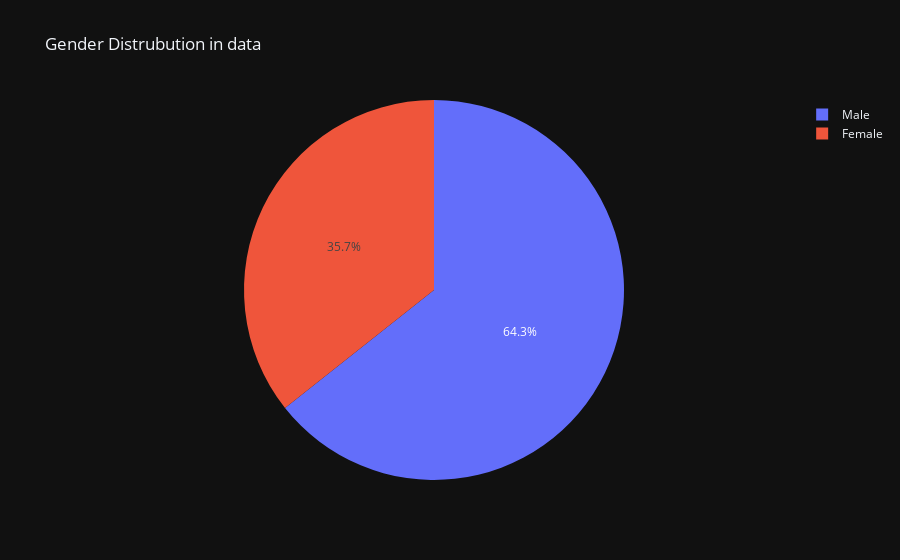

The notebook cell saved with this chart:
### Code cell
gender_count=tips['sex'].value_counts()
px.pie(gender_count,
       gender_count.index,
       gender_count.values,
       title='Gender Distrubution in data',
       template='plotly_dark')

### Figure 1 — Plotly figure (JSON) as saved in the notebook; plotly's stock layout.template omitted (floating-point values rounded to 4 significant figures)
{"data": [{"domain": {"x": [0, 1], "y": [0, 1]}, "hovertemplate": "sex=%{label}<br>value=%{value}<extra></extra>", "labels": ["Male", "Female"], "legendgroup": "", "name": "", "showlegend": true, "type": "pie", "values": [157, 87]}], "layout": {"legend": {"tracegroupgap": 0}, "title": {"text": "Gender Distrubution in data"}}}
